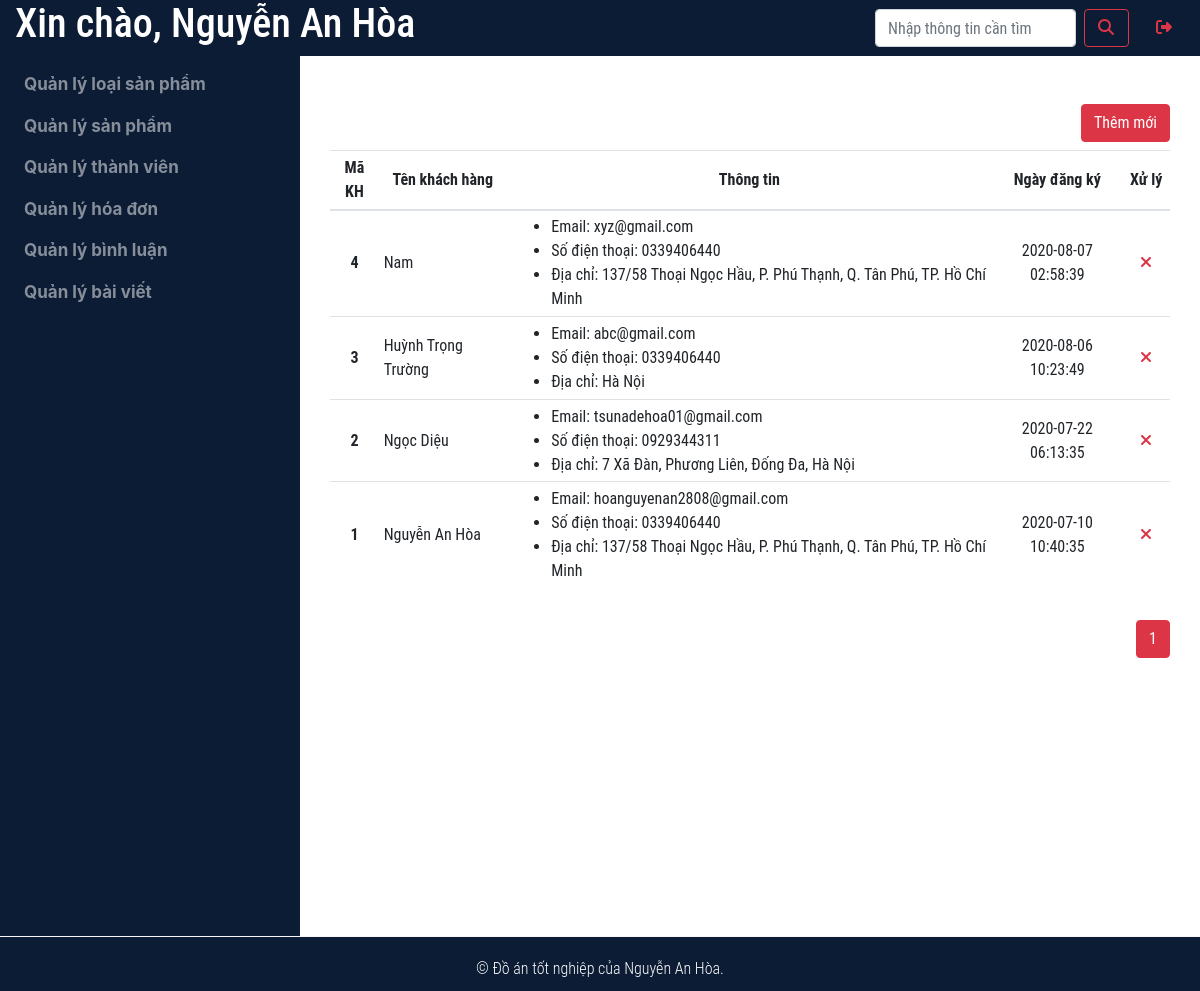
Screenshot of /doanadmin/views/index.php?manage=user&ac=list (signed in) with the database file from the repository.
### tables this page shows
CREATE TABLE `user` (
  `id` int(11) NOT NULL,
  `name` varchar(250) NOT NULL,
  `email` varchar(250) NOT NULL,
  `password` varchar(250) NOT NULL,
  `phone` varchar(20) NOT NULL,
  `address` varchar(250) NOT NULL,
  `dateCreated` timestamp NULL DEFAULT current_timestamp(),
  `dateUpdate` timestamp NULL DEFAULT current_timestamp()
);

### doanadmin/modules/manageuser/list.php (the view, shortened to what this page needs)
<?php
    $sql_list = "SELECT
                    count(`id`) as total
                FROM
                    `user`
                ORDER BY `user`.`id` DESC";
    $result = mysqli_query($conn, $sql_list);
    $row = mysqli_fetch_assoc($result);
    $total_records = $row['total'];
    $current_page = isset($_GET['page']) ? $_GET['page'] : 1;
    $limit = 5;
    $total_page = ceil($total_records / $limit);
    $start = ($current_page - 1) * $limit;
    $result = mysqli_query($conn, "SELECT
                                        *
                                    FROM
                                        `user`
                                    ORDER BY `user`.`id` DESC
                                    LIMIT $start, $limit ");
?>
<section>
    <div class="container mt-5 mb-5 font-roboto">
        <div class="d-flex">
            <a class="btn btn-danger mb-2 ml-auto" href="index.php?manage=product&ac=add">Thêm mới</a>
        </div>
        <div>
            <table class="table table-hover vertical-middle text-center table-sm">
                <thead>
                    <tr>
                    <th scope="col">Mã KH</th>
                    <th scope="col">Tên khách hàng</th>
                    <th scope="col">Thông tin</th>
                    <th scope="col">Ngày đăng ký</th>
                    <th colspan="2">Xử lý</th>
                    </tr>
                </thead>
                <tbody>
                    <?php
                        while($list = mysqli_fetch_assoc($result)){
                            if($list['id'] == 5){
                                continue;
                            }
                    ?>
                    <tr>
                        <th scope="row"><?php echo $list['id'];?></th>
                        <td class="text-left"><?php echo $list['name'];?></td>
                        <td class="text-left">
                            <ul class="m-0">
                                <li>
                                    Email: <?php echo $list['email'];?>
                                </li>
                                <li>
                                    Số điện thoại: <?php echo $list['phone'];?>
                                </li>
                                <li>
                                    Địa chỉ:
                                    <?php
                                        echo $list['address'];
                                    ?>
                                </li>
                            </ul>
                        </td>
                        <td><?php echo $list['dateCreated'];?></td>
                        <td>
                            <button type="button" class="btn text-danger" data-toggle="modal" data-target="#exampleModal">
                                <i class="fas fa-times"></i>
                            </button>
                        </td>
                    </tr>
                    <?php
                        }
                    ?>
                </tbody>
            </table>
        </div>
        <div class="d-flex">
            <div class="btn-group mt-3 ml-auto" role="group" aria-label="Basic example">
                <?php
                    for ($i = 1; $i <= $total_page; $i++){
                        if ($i == $current_page){
                            echo '<a class="btn btn-outline-danger active" href="index.php?manage=user&ac=list&page='.$i.'">'
                                    .$i.
                                '</a>';
                        }else{
                            echo '<a class="btn btn-outline-danger" href="index.php?manage=user&ac=list&page='.$i.'">'
                                    .$i.
                                '</a>';
                        }
                    }
                ?>
            </div>
        </div>
    </div>
</section>

### assets/css/style.css (style rules this page uses)
.font-roboto { font-family: 'Roboto Condensed', sans-serif; }
.vertical-middle th, .vertical-middle thead th, .vertical-middle td { vertical-align: middle; }

### rows the page displays
user: id "4", name "Nam", email "xyz@gmail.com", phone "0339406440", address "137/58 Thoại Ngọc Hầu, P. Phú Thạnh, Q. Tân Phú, TP. Hồ Chí Minh", dateCreated "2020-08-07 02:58:39"
user: id "3", name "Huỳnh Trọng Trường", email "abc@gmail.com", phone "0339406440", address "Hà Nội", dateCreated "2020-08-06 10:23:49"
user: id "2", name "Ngọc Diệu", email "tsunadehoa01@gmail.com", phone "0929344311", address "7 Xã Đàn, Phương Liên, Đống Đa, Hà Nội", dateCreated "2020-07-22 06:13:35"
user: id "1", name "Nguyễn An Hòa", email "hoanguyenan2808@gmail.com", phone "0339406440", address "137/58 Thoại Ngọc Hầu, P. Phú Thạnh, Q. Tân Phú, TP. Hồ Chí Minh", dateCreated "2020-07-10 10:40:35"

### other values shown
$_SESSION['login'] "Nguyễn An Hòa"
